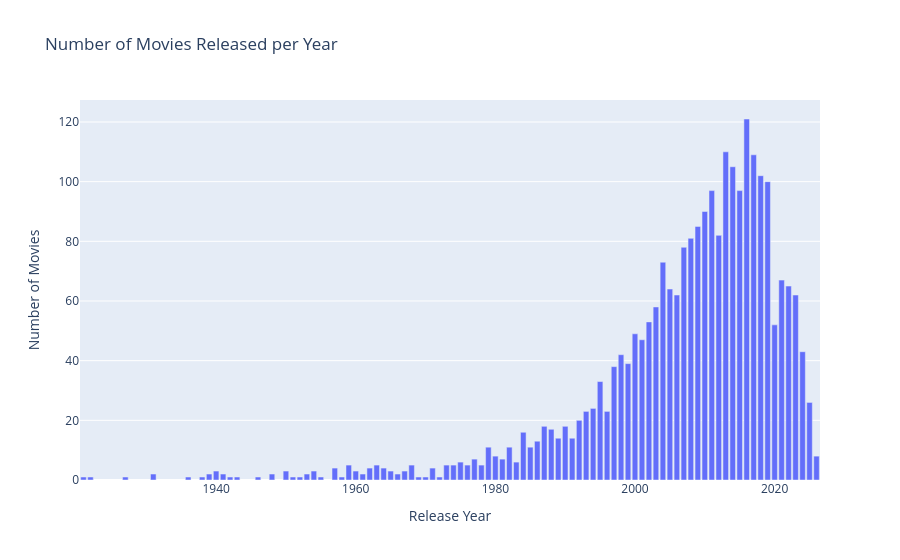

Notebook cell for this chart:
### Markdown cell above
## 8. Number of Movies Released per Year

### Code cell
movies["release_date"] = pd.to_datetime(
    movies["release_date"],
    errors="coerce"
)

movies["release_year"] = movies["release_date"].dt.year

movies_per_year = (
    movies.groupby("release_year")["movie_id"]
    .count()
    .reset_index(name="movie_count")
    .sort_values("release_year")
)

fig = px.bar(
    movies_per_year,
    x="release_year",
    y="movie_count",
    title="Number of Movies Released per Year",
    labels={
        "release_year": "Release Year",
        "movie_count": "Number of Movies"
    }
)

fig.show(renderer="vscode")

### Figure 1 — Plotly figure (JSON) as saved in the notebook; plotly's stock layout.template omitted (floating-point values rounded to 4 significant figures)
{"data": [{"hovertemplate": "Release Year=%{x}<br>Number of Movies=%{y}<extra></extra>", "legendgroup": "", "marker": {"color": "#636efa", "pattern": {"shape": ""}}, "name": "", "orientation": "v", "showlegend": false, "textposition": "auto", "type": "bar", "x": [1921, 1922, 1927, 1931, 1936, 1938, 1939, 1940, 1941, 1942, 1943, 1946, 1948, 1950, 1951, 1952, 1953, 1954, 1955, 1957, 1958, 1959, 1960, 1961, 1962, 1963, 1964, 1965, 1966, 1967, 1968, 1969, 1970, 1971, 1972, 1973, 1974, 1975, 1976, 1977, 1978, 1979, 1980, 1981, 1982, 1983, 1984, 1985, 1986, 1987, 1988, 1989, 1990, 1991, 1992, 1993, 1994, 1995, 1996, 1997, 1998, 1999, 2000, 2001, 2002, 2003, 2004, 2005, 2006, 2007, 2008, 2009, 2010, 2011, 2012, 2013, 2014, 2015, 2016, 2017, 2018, 2019, 2020, 2021, 2022, 2023, 2024, 2025, 2026], "xaxis": "x", "y": [1, 1, 1, 2, 1, 1, 2, 3, 2, 1, 1, 1, 2, 3, 1, 1, 2, 3, 1, 4, 1, 5, 3, 2, 4, 5, 4, 3, 2, 3, 5, 1, 1, 4, 1, 5, 5, 6, 5, 7, 5, 11, 8, 7, 11, 6, 16, 11, 13, 18, 17, 14, 18, 14, 20, 23, 24, 33, 23, 38, 42, 39, 49, 47, 53, 58, 73, 64, 62, 78, 81, 85, 90, 97, 82, 110, 105, 97, 121, 109, 102, 100, 52, 67, 65, 62, 43, 26, 8], "yaxis": "y"}], "layout": {"barmode": "relative", "legend": {"tracegroupgap": 0}, "title": {"text": "Number of Movies Released per Year"}, "xaxis": {"anchor": "y", "domain": [0, 1], "title": {"text": "Release Year"}}, "yaxis": {"anchor": "x", "domain": [0, 1], "title": {"text": "Number of Movies"}}}}
